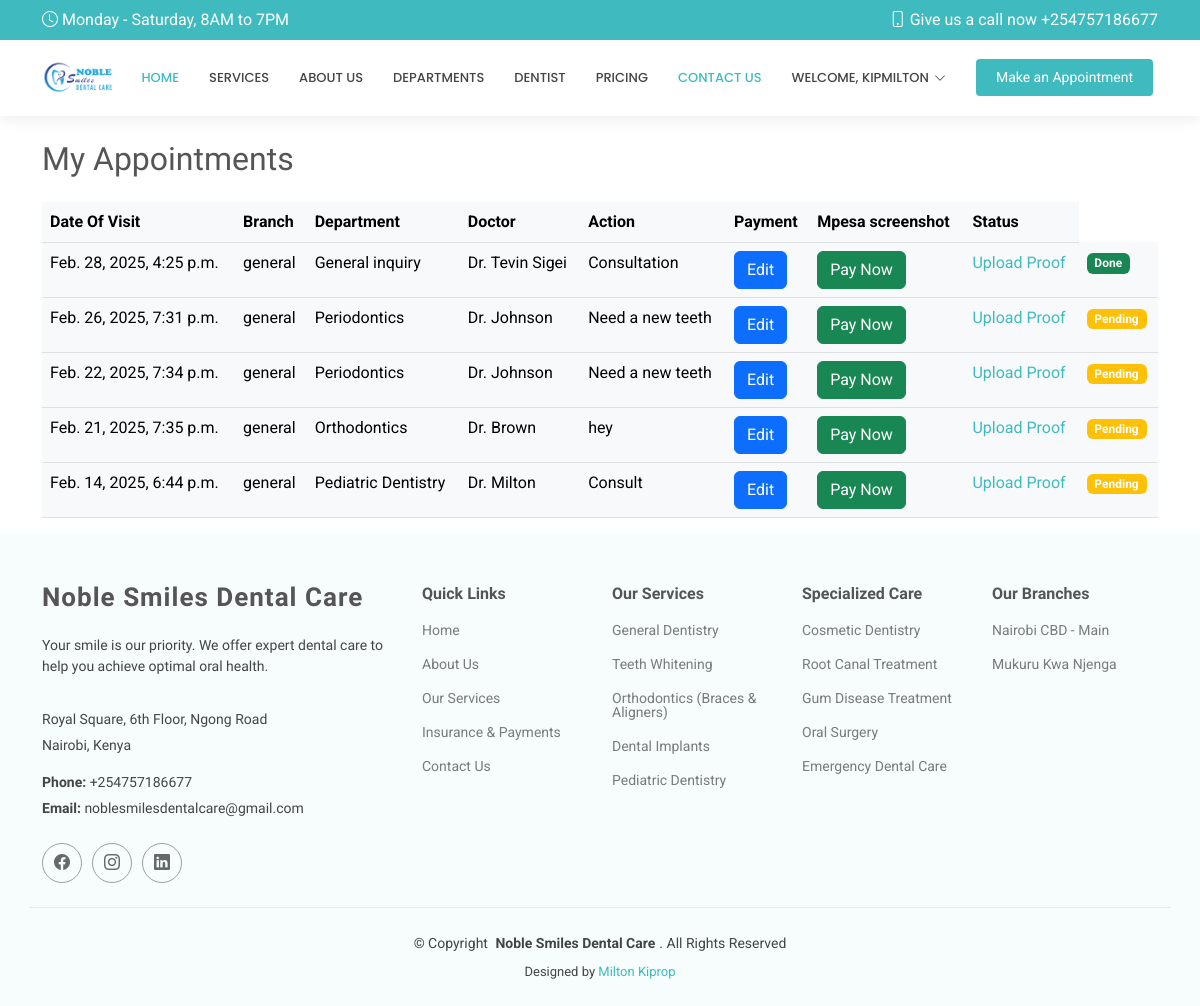
Page /my_appointments/ (signed in) on the earlier database version.
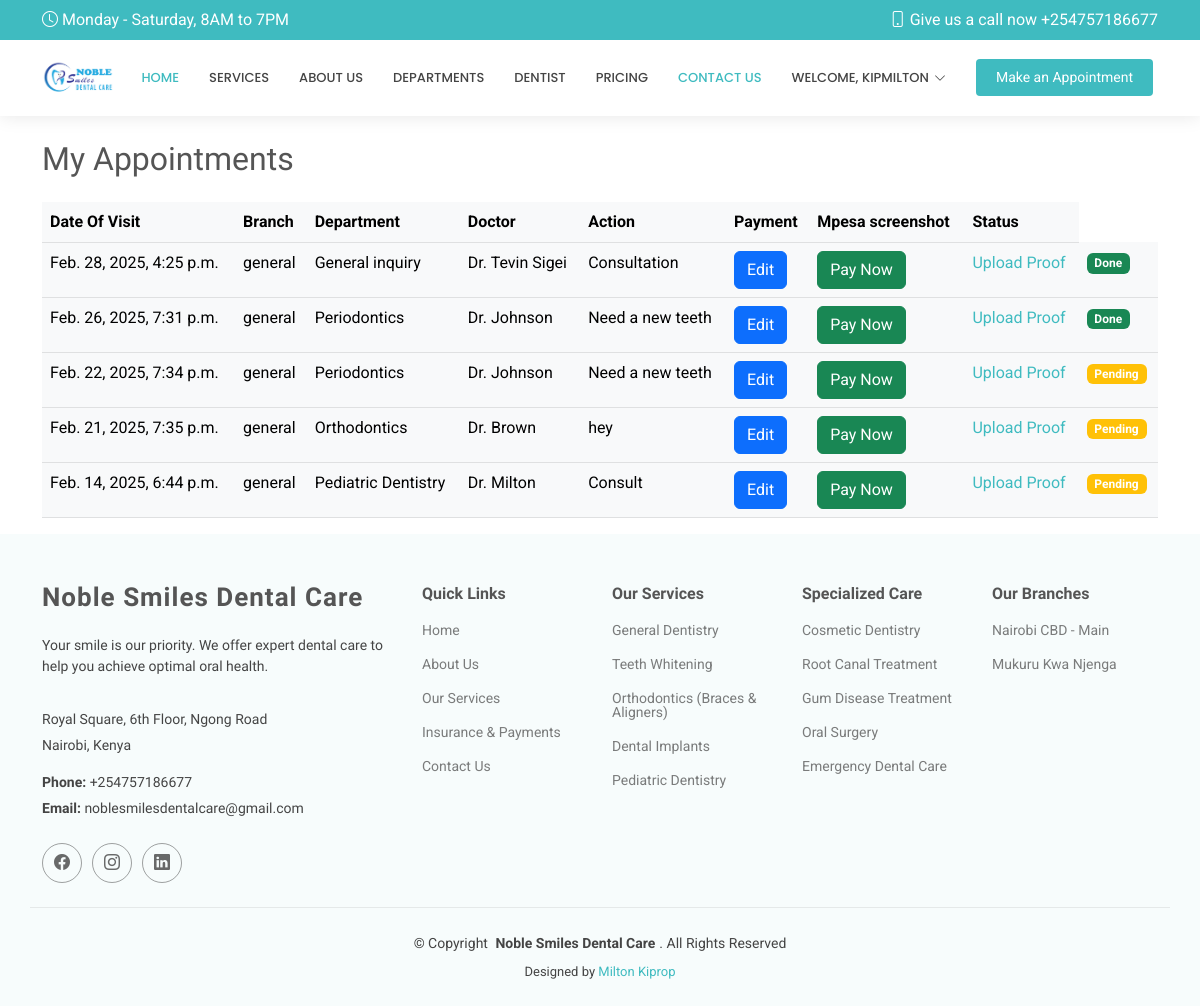
Same page on the later database version.
### thee_app/models.py (models this page shows, shortened)
class Appointment(models.Model):
    name = models.CharField(max_length=100)
    email = models.EmailField()
    phone = models.CharField(max_length=10)
    date = models.DateTimeField()
    branch = models.CharField(max_length=100, default="general")
    department = models.CharField(max_length=100, default="General")
    doctor = models.CharField(max_length=100, default="General")
    message = models.TextField()
    status = models.CharField(
        max_length=20,
        choices=[('pending', 'Pending'), ('done', 'Done')],
        default='pending'
    )
    user = models.ForeignKey(User, on_delete=models.CASCADE, default=1)
    proof_of_payment = models.ImageField(upload_to="proofs/", blank=True, null=True)

### thee_app/views.py (the view)
# urls.py: path('my_appointments/', views.my_appointments, name="my_appointments"),
@login_required
def my_appointments(request):
    appointments = Appointment.objects.filter(user=request.user).order_by('-date')
    return render(request, 'my_appointments.html', {'appointments': appointments})

### templates/my_appointments.html (shortened to what this page needs)
{% extends 'base.html' %}
{% load static %}
{% block Content %}
<div class="container">
    <h2 class="mt-4">My Appointments</h2>
    {% if appointments %}
        <table class="table table-light table-responsive mt-4">
            <thead>
                <tr>
                    <th>Date Of Visit</th>
                    <th>Branch</th>
                    <th>Department</th>
                    <th>Doctor</th>
                    <th>Action</th>
                    <th>Payment</th>
                    <th>Mpesa screenshot</th>
                    <th>Status</th>
                </tr>
            </thead>
            <tbody>
                {% for appointment in appointments %}
                <tr>
                    <td>{{ appointment.date }}</td>
                    <td>{{ appointment.branch }}</td>
                    <td>{{ appointment.department }}</td>
                    <td>{{ appointment.doctor }}</td>
                    <td>{{ appointment.message }}</td>
                    <td><a href="{% url 'thee_app:appointment_update' appointment.id %}" class="btn btn-primary">Edit</a></td>
                    <td><a href="{% url 'thee_app:pay' %}" class="btn btn-success">Pay Now</a></td>
                    <td>
                        {% if appointment.proof_of_payment %}
                            <a href="{{ appointment.proof_of_payment.url }}" class="btn btn-info" target="_blank">View Proof</a>
                        {% else %}
                        <a href="{% url 'thee_app:upload_proof_of_payment' appointment.id %}">Upload Proof</a>
                        {% endif %}
                    </td>
                    <td>
                        {% if appointment.status == "done" %}
                            <span class="badge bg-success">Done</span>
                        {% else %}
                            <span class="badge bg-warning">Pending</span>
                        {% endif %}
                    </td>
                </tr>
                {% endfor %}
            </tbody>
        </table>
    {% else %}
        <p class="text-center mt-4">You have no appointments at the moment.</p>
    {% endif %}
</div>
{% endblock %}

Differences in the rows shown:
changed Appointment "Feb. 26, 2025, 7:31 p.m.": status "Pending" → "Done"
